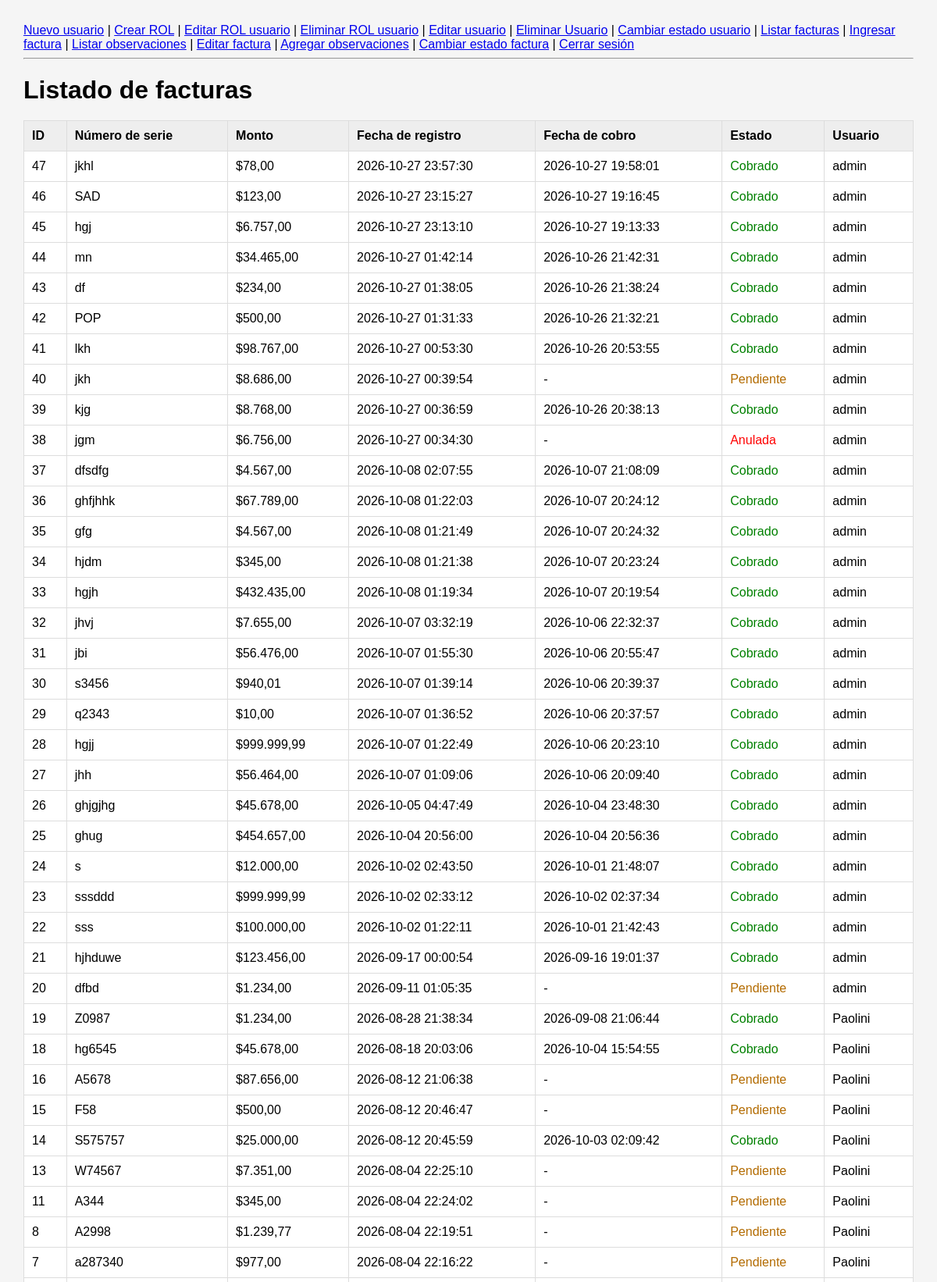
Screenshot of /Panaderia/facturas.php (signed in, upper part) with the database file from the repository.
### tables this page shows
CREATE TABLE `factura` (
  `id` int(10) UNSIGNED NOT NULL,
  `numero_serie` varchar(20) NOT NULL,
  `monto` decimal(8,2) NOT NULL,
  `fecha_registro` datetime NOT NULL,
  `fecha_cobro` datetime DEFAULT NULL,
  `estado` enum('Cobrado','Pendiente','Anulada') NOT NULL DEFAULT 'Pendiente',
  `id_usuario_registro` smallint(5) UNSIGNED NOT NULL,
  `id_usuario_asignado` smallint(5) DEFAULT NULL
);

CREATE TABLE `usuario` (
  `id` smallint(5) UNSIGNED NOT NULL,
  `usuario` varchar(32) NOT NULL,
  `contrasenia` varchar(255) NOT NULL,
  `activo` tinyint(1) NOT NULL DEFAULT 1,
  `id_ROL` tinyint(3) UNSIGNED NOT NULL
);

### Panaderia/facturas.php (the view, shortened to what this page needs)
<?php
require_once "conexion.php";
$sql = "SELECT
            factura.id,
            factura.numero_serie,
            factura.monto,
            factura.fecha_registro,
            factura.fecha_cobro,
            factura.estado,
            usuario.usuario AS usuario
        FROM factura
        INNER JOIN usuario
            ON factura.id_USUARIO_registro = usuario.id
        ORDER BY factura.fecha_registro DESC";
$stmt = $conexion->prepare($sql);
$stmt->execute();
$facturas = $stmt->fetchAll(PDO::FETCH_ASSOC);
?>
<!DOCTYPE html>
<html lang="es">
<head>
    <link rel="stylesheet" href="estilo.css">
</head>
<body>
<?php require_once "menu.php"; ?>
<h1>Listado de facturas</h1>
<table>
    <thead>
        <tr>
            <th>ID</th>
            <th>Número de serie</th>
            <th>Monto</th>
            <th>Fecha de registro</th>
            <th>Fecha de cobro</th>
            <th>Estado</th>
            <th>Usuario</th>
        </tr>
    </thead>
    <tbody>
        <?php if (count($facturas) > 0): ?>
            <?php foreach ($facturas as $factura): ?>
                <tr>
                    <td>
                        <?= htmlspecialchars($factura["id"]) ?>
                    </td>
                    <td>
                        <?= htmlspecialchars($factura["numero_serie"]) ?>
                    </td>
                    <td>
                        $<?= number_format($factura["monto"], 2, ',', '.') ?>
                    </td>
                    <td>
                        <?= htmlspecialchars($factura["fecha_registro"]) ?>
                    </td>
                    <td>
                        <?= $factura["fecha_cobro"]
                            ? htmlspecialchars($factura["fecha_cobro"])
                            : "-" ?>
                    </td>
                    <td class="<?= htmlspecialchars($factura["estado"]) ?>">
                        <?= htmlspecialchars($factura["estado"]) ?>
                    </td>
                    <td>
                        <?= htmlspecialchars($factura["usuario"]) ?>
                    </td>
                </tr>
            <?php endforeach; ?>
        <?php endif; ?>
    </tbody>
</table>
</body>
</html>

### Panaderia/estilo.css (style rules this page uses)
body { font-family: Arial, sans-serif; margin: 30px; background: #f5f5f5; }
h1 { margin-bottom: 20px; }
table { width: 100%; border-collapse: collapse; background: white; }
th, td { padding: 10px; border: 1px solid #ddd; text-align: left; }
th { background: #eee; }
.Pendiente { color: #b36b00; }
.Cobrado { color: green; }
.Anulada { color: red; }

### rows the page displays
factura: id "47", numero_serie "jkhl", monto "78,00", fecha_registro "2026-10-27 23:57:30", fecha_cobro "2026-10-27 19:58:01", estado "Cobrado", id_usuario_registro.usuario "admin"
factura: id "46", numero_serie "SAD", monto "123,00", fecha_registro "2026-10-27 23:15:27", fecha_cobro "2026-10-27 19:16:45", estado "Cobrado", id_usuario_registro.usuario "admin"
factura: id "45", numero_serie "hgj", monto "6.757,00", fecha_registro "2026-10-27 23:13:10", fecha_cobro "2026-10-27 19:13:33", estado "Cobrado", id_usuario_registro.usuario "admin"
factura: id "44", numero_serie "mn", monto "34.465,00", fecha_registro "2026-10-27 01:42:14", fecha_cobro "2026-10-26 21:42:31", estado "Cobrado", id_usuario_registro.usuario "admin"
factura: id "43", numero_serie "df", monto "234,00", fecha_registro "2026-10-27 01:38:05", fecha_cobro "2026-10-26 21:38:24", estado "Cobrado", id_usuario_registro.usuario "admin"
factura: id "42", numero_serie "POP", monto "500,00", fecha_registro "2026-10-27 01:31:33", fecha_cobro "2026-10-26 21:32:21", estado "Cobrado", id_usuario_registro.usuario "admin"
factura: id "41", numero_serie "lkh", monto "98.767,00", fecha_registro "2026-10-27 00:53:30", fecha_cobro "2026-10-26 20:53:55", estado "Cobrado", id_usuario_registro.usuario "admin"
factura: id "40", numero_serie "jkh", monto "8.686,00", fecha_registro "2026-10-27 00:39:54", estado "Pendiente", id_usuario_registro.usuario "admin"
factura: id "39", numero_serie "kjg", monto "8.768,00", fecha_registro "2026-10-27 00:36:59", fecha_cobro "2026-10-26 20:38:13", estado "Cobrado", id_usuario_registro.usuario "admin"
factura: id "38", numero_serie "jgm", monto "6.756,00", fecha_registro "2026-10-27 00:34:30", estado "Anulada", id_usuario_registro.usuario "admin"
factura: id "37", numero_serie "dfsdfg", monto "4.567,00", fecha_registro "2026-10-08 02:07:55", fecha_cobro "2026-10-07 21:08:09", estado "Cobrado", id_usuario_registro.usuario "admin"
factura: id "36", numero_serie "ghfjhhk", monto "67.789,00", fecha_registro "2026-10-08 01:22:03", fecha_cobro "2026-10-07 20:24:12", estado "Cobrado", id_usuario_registro.usuario "admin"
factura: id "35", numero_serie "gfg", monto "4.567,00", fecha_registro "2026-10-08 01:21:49", fecha_cobro "2026-10-07 20:24:32", estado "Cobrado", id_usuario_registro.usuario "admin"
factura: id "34", numero_serie "hjdm", monto "345,00", fecha_registro "2026-10-08 01:21:38", fecha_cobro "2026-10-07 20:23:24", estado "Cobrado", id_usuario_registro.usuario "admin"
factura: id "33", numero_serie "hgjh", monto "432.435,00", fecha_registro "2026-10-08 01:19:34", fecha_cobro "2026-10-07 20:19:54", estado "Cobrado", id_usuario_registro.usuario "admin"
factura: id "32", numero_serie "jhvj", monto "7.655,00", fecha_registro "2026-10-07 03:32:19", fecha_cobro "2026-10-06 22:32:37", estado "Cobrado", id_usuario_registro.usuario "admin"
factura: id "31", numero_serie "jbi", monto "56.476,00", fecha_registro "2026-10-07 01:55:30", fecha_cobro "2026-10-06 20:55:47", estado "Cobrado", id_usuario_registro.usuario "admin"
factura: id "30", numero_serie "s3456", monto "940,01", fecha_registro "2026-10-07 01:39:14", fecha_cobro "2026-10-06 20:39:37", estado "Cobrado", id_usuario_registro.usuario "admin"
factura: id "29", numero_serie "q2343", monto "10,00", fecha_registro "2026-10-07 01:36:52", fecha_cobro "2026-10-06 20:37:57", estado "Cobrado", id_usuario_registro.usuario "admin"
factura: id "28", numero_serie "hgjj", monto "999.999,99", fecha_registro "2026-10-07 01:22:49", fecha_cobro "2026-10-06 20:23:10", estado "Cobrado", id_usuario_registro.usuario "admin"
factura: id "27", numero_serie "jhh", monto "56.464,00", fecha_registro "2026-10-07 01:09:06", fecha_cobro "2026-10-06 20:09:40", estado "Cobrado", id_usuario_registro.usuario "admin"
factura: id "26", numero_serie "ghjgjhg", monto "45.678,00", fecha_registro "2026-10-05 04:47:49", fecha_cobro "2026-10-04 23:48:30", estado "Cobrado", id_usuario_registro.usuario "admin"
factura: id "25", numero_serie "ghug", monto "454.657,00", fecha_registro "2026-10-04 20:56:00", fecha_cobro "2026-10-04 20:56:36", estado "Cobrado", id_usuario_registro.usuario "admin"
factura: id "24", numero_serie "s", monto "12.000,00", fecha_registro "2026-10-02 02:43:50", fecha_cobro "2026-10-01 21:48:07", estado "Cobrado", id_usuario_registro.usuario "admin"
factura: id "23", numero_serie "sssddd", monto "999.999,99", fecha_registro "2026-10-02 02:33:12", fecha_cobro "2026-10-02 02:37:34", estado "Cobrado", id_usuario_registro.usuario "admin"
factura: id "22", numero_serie "sss", monto "100.000,00", fecha_registro "2026-10-02 01:22:11", fecha_cobro "2026-10-01 21:42:43", estado "Cobrado", id_usuario_registro.usuario "admin"
factura: id "21", numero_serie "hjhduwe", monto "123.456,00", fecha_registro "2026-09-17 00:00:54", fecha_cobro "2026-09-16 19:01:37", estado "Cobrado", id_usuario_registro.usuario "admin"
factura: id "20", numero_serie "dfbd", monto "1.234,00", fecha_registro "2026-09-11 01:05:35", estado "Pendiente", id_usuario_registro.usuario "admin"
factura: id "19", numero_serie "Z0987", monto "1.234,00", fecha_registro "2026-08-28 21:38:34", fecha_cobro "2026-09-08 21:06:44", estado "Cobrado", id_usuario_registro.usuario "Paolini"
factura: id "18", numero_serie "hg6545", monto "45.678,00", fecha_registro "2026-08-18 20:03:06", fecha_cobro "2026-10-04 15:54:55", estado "Cobrado", id_usuario_registro.usuario "Paolini"
factura: id "16", numero_serie "A5678", monto "87.656,00", fecha_registro "2026-08-12 21:06:38", estado "Pendiente", id_usuario_registro.usuario "Paolini"
factura: id "15", numero_serie "F58", monto "500,00", fecha_registro "2026-08-12 20:46:47", estado "Pendiente", id_usuario_registro.usuario "Paolini"
factura: id "14", numero_serie "S575757", monto "25.000,00", fecha_registro "2026-08-12 20:45:59", fecha_cobro "2026-10-03 02:09:42", estado "Cobrado", id_usuario_registro.usuario "Paolini"
factura: id "13", numero_serie "W74567", monto "7.351,00", fecha_registro "2026-08-04 22:25:10", estado "Pendiente", id_usuario_registro.usuario "Paolini"
factura: id "11", numero_serie "A344", monto "345,00", fecha_registro "2026-08-04 22:24:02", estado "Pendiente", id_usuario_registro.usuario "Paolini"
factura: id "8", numero_serie "A2998", monto "1.239,77", fecha_registro "2026-08-04 22:19:51", estado "Pendiente", id_usuario_registro.usuario "Paolini"
factura: id "7", numero_serie "a287340", monto "977,00", fecha_registro "2026-08-04 22:16:22", estado "Pendiente", id_usuario_registro.usuario "Paolini"
